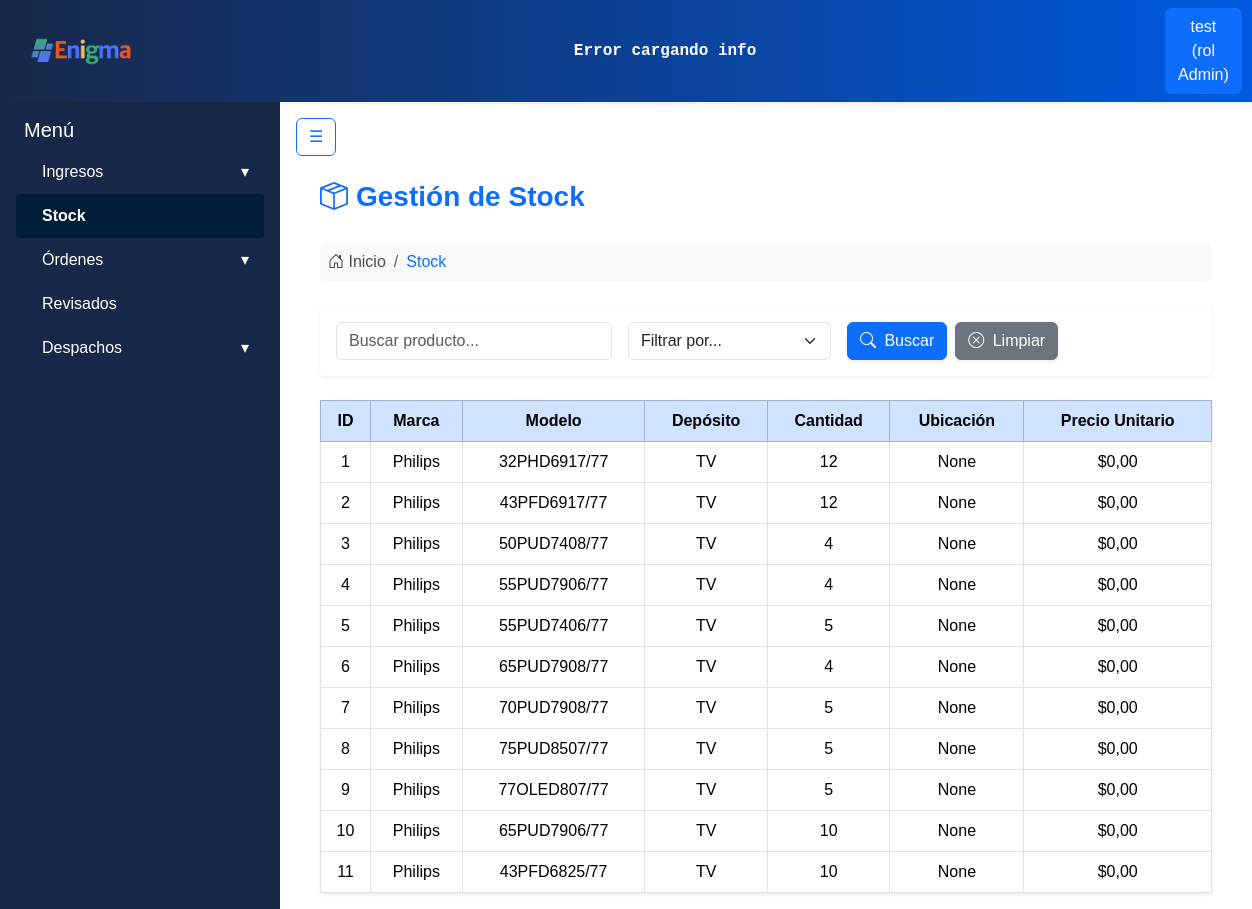
Page /stock/stock/ (signed in) on the earlier database version.
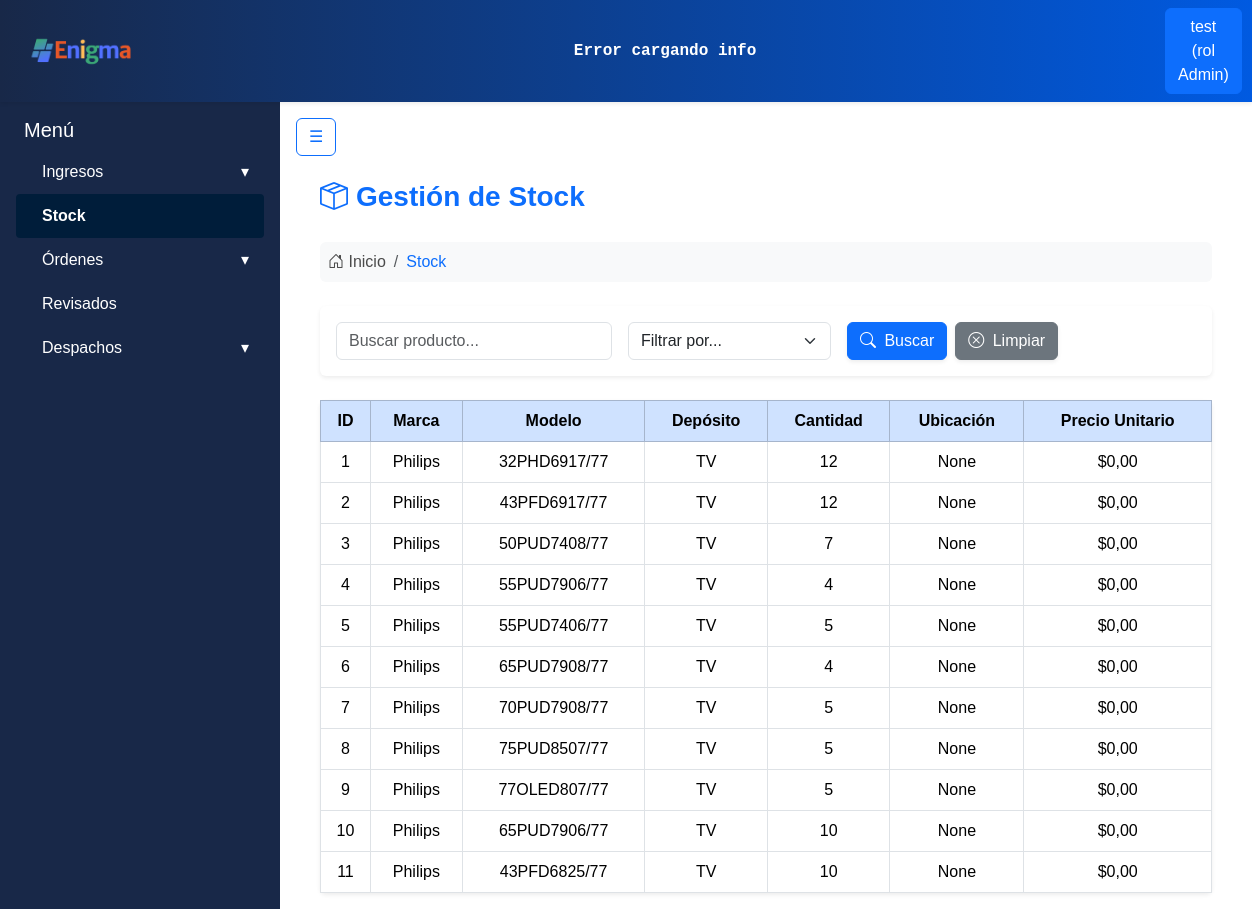
Same page on the later database version.
### apps/usuarios/models.py (models this page shows, shortened)
class Usuarios(AbstractBaseUser):
    username = models.CharField('Nombre de usuario', unique= True, max_length=60)
    email = models.EmailField('Correo electronico', max_length=254, unique= True)
    nombre = models.CharField(max_length=50)
    apellido = models.CharField(max_length=50)
    rol = models.ForeignKey(Roles, on_delete=models.CASCADE)
    activo = models.BooleanField(default=True)
    is_admin = models.BooleanField(default = False)
    is_superuser = models.BooleanField(default=False)
    is_staff = models.BooleanField(default=False)
    objects = UsuariosManager()
    USERNAME_FIELD = 'username'
    REQUIRED_FIELDS = ['nombre', 'apellido', 'email'] #campos necesarios para crear la cuenta por consola

class Roles(models.Model):
    id = models.AutoField(primary_key=True)
    nombre = models.CharField(max_length=50)
    def __str__(self):
        return self.nombre

### apps/stock/models.py (models this page shows, shortened)
class StockProductos(models.Model):
    id = models.AutoField(primary_key=True)
    producto_id = models.ForeignKey('ingresos.Productos', on_delete=models.CASCADE)
    deposito_id = models.ForeignKey('stock.Depositos', on_delete=models.CASCADE)
    cantidad_total = models.IntegerField()
    ubicacion = models.CharField(max_length=100, blank=True, null=True)
    precio_unitario = models.DecimalField(max_digits=10, decimal_places=2, default=0.00)

class Depositos(models.Model):
    id = models.AutoField(primary_key=True)
    nombre = models.CharField(max_length=50)

### apps/ingresos/models.py (models this page shows, shortened)
class Productos(models.Model):
    id = models.AutoField(primary_key=True)
    marca = models.CharField(max_length=30)
    modelo = models.CharField(max_length=50, unique=True)

### apps/stock/views.py (the view, shortened to what this page needs)
# urls.py: path('stock/', login_required(StockView.as_view()), name="stock"),
class StockView(LoginRequiredMixin, View):
    def get(self, request):
        productos = StockProductos.objects.select_related('producto_id', 'deposito_id').all()
        busqueda = request.GET.get('busqueda')
        filtro = request.GET.get('filtro')
        return render(request, 'stock.html', {
            'productos': productos,
            'show_navbar': True
        })

### apps/stock/templates/stock.html (shortened to what this page needs)
{% extends "base.html" %}
{% block content %}
<div class="container-fluid px-4 mt-3">
    <div class="d-flex align-items-center mb-4">
        <i class="bi bi-box-seam fs-3 text-primary me-2"></i>
        <h3 class="fw-bold text-primary m-0">Gestión de Stock</h3>
    </div>
    <nav aria-label="breadcrumb" class="mb-4">
        <ol class="breadcrumb bg-light rounded p-2">
            <li class="breadcrumb-item">
                <i class="bi bi-house-door"></i> Inicio
            </li>
            <li class="breadcrumb-item text-primary" aria-current="page">Stock</li>
        </ol>
    </nav>
    <div class="card shadow-sm border-0 mb-4">
        <div class="card-body">
            <form method="get" class="row g-3 align-items-center">
                <div class="col-md-4 col-sm-6">
                    <input type="text" name="busqueda" class="form-control"
                           placeholder="Buscar producto..." value="{{ request.GET.busqueda }}">
                </div>
                <div class="col-md-3 col-sm-6">
                    <select name="filtro" class="form-select">
                        <option value="">Filtrar por...</option>
                    </select>
                </div>
                <div class="col-md-5 col-sm-12 d-flex gap-2 justify-content-md-start justify-content-sm-center">
                    <button type="submit" class="btn btn-primary shadow-sm">
                        <i class="bi bi-search me-1"></i> Buscar
                    </button>
                    <a href="{% url 'stock' %}" class="btn btn-secondary shadow-sm">
                        <i class="bi bi-x-circle me-1"></i> Limpiar
                    </a>
                </div>
            </form>
        </div>
    </div>
    <div class="card shadow-sm border-0">
        <div class="card-body p-0">
            <table class="table table-bordered table-hover m-0 align-middle text-center">
                <thead class="table-primary">
                    <tr>
                        <th>ID</th>
                        <th>Marca</th>
                        <th>Modelo</th>
                        <th>Depósito</th>
                        <th>Cantidad</th>
                        <th>Ubicación</th>
                        <th>Precio Unitario</th>
                    </tr>
                </thead>
                <tbody>
                    {% for producto in productos %}
                    <tr>
                        <td>{{ producto.id }}</td>
                        <td>{{ producto.producto_id.marca }}</td>
                        <td>{{ producto.producto_id.modelo }}</td>
                        <td>{{ producto.deposito_id.nombre }}</td>
                        <td>{{ producto.cantidad_total }}</td>
                        <td>{{ producto.ubicacion }}</td>
                        <td>${{ producto.precio_unitario }}</td>
                    </tr>
                    {% empty %}
                    <tr>
                        <td colspan="7" class="text-muted py-4">No se encontraron productos.</td>
                    </tr>
                    {% endfor %}
                </tbody>
            </table>
        </div>
    </div>
</div>
{% endblock %}

### templates/base.html (shortened to what this page needs)
{% load static %}
<!DOCTYPE html>
<html lang="es">
<head>
    <link href="https://cdn.jsdelivr.net/npm/bootstrap@5.3.3/dist/css/bootstrap.min.css" rel="stylesheet">
    <link rel="stylesheet" href="https://cdn.jsdelivr.net/npm/bootstrap-icons@1.10.5/font/bootstrap-icons.css">
    <link rel="stylesheet" href="{% static 'css/style.css' %}">
    <link rel="stylesheet" href="{% static 'css/ordenes.css' %}">
</head>
<body class="d-flex flex-column min-vh-100">
    {% if not is_login_page %}
        {% include 'includes/header.html' %}
    {% endif %}
    <div class="d-flex flex-grow-1">
        {% if user.is_authenticated and not is_login_page %}
            {% include 'includes/navbar.html' %}
        {% endif %}
        <main class="flex-grow-1 p-3 overflow-auto">
            {% if user.is_authenticated and not is_login_page %}
                <button class="btn btn-outline-primary mb-1" onclick="toggleSidebar()">☰</button>
            {% endif %}
            {% block content %}{% endblock %}
        </main>
    </div>
</body>
</html>

### templates/includes/header.html (shortened to what this page needs)
{% load static %}
<nav class="navbar navbar-expand-lg shadow-sm navbar-gradient">
  <div class="container-fluid">
    <a class="navbar-brand d-flex align-items-center" href="{% url 'core:dashboard' %}">
      <div class="card-header p-0 bg-transparent border-0">
        <img class="logo_form" src="{% static 'img/enigmaLogoNuevo.png' %}" alt="Enigma Logo">
      </div>
    </a>
    <div class="mx-auto text-center d-none d-lg-block">
        <div class="ticker-container text-white py-1 px-2 rounded">
            <div class="ticker" id="ticker-api">
            </div>
        </div>
    </div>
    <div class="d-flex ms-auto">
      {% if user.is_authenticated %}
        <div class="dropdown">
          <a class="btn btn-primary" href="#" role="button" id="dropdownUser" data-bs-toggle="dropdown" aria-expanded="false">
            {{ user.username }} (rol {{ user.rol }})
          </a>
        </div>
      {% else %}
        <a href="{% url 'usuarios:register' %}" class="btn btn-outline-primary me-2">Registrarse</a>
        <a href="{% url 'usuarios:login' %}" class="btn btn-outline-success">Login</a>
      {% endif %}
    </div>
  </div>
</nav>

### templates/includes/navbar.html (shortened to what this page needs)
<div id="sidebar" class=" sidebar text-white p-3" style="width: 280px;">
  <h5>
    <a class="navbar-brand d-flex align-items-center" href="{% url 'core:dashboard' %}">
       Menú
    </a>
  </h5>
  <ul class="nav flex-column">
    <li class="nav-item">
      <a class="nav-link text-white d-flex justify-content-between align-items-center"
         data-bs-toggle="collapse"
         href="#submenuIngresos"
         role="button"
         aria-expanded="false"
         aria-controls="submenuIngresos">
         Ingresos
        <span class="ms-auto">&#9662;</span>
      </a>
    </li>
    <li class="nav-item">
      <a class="nav-link text-white {% if request.resolver_match.url_name == 'stock' %}active{% endif %}" href="{% url 'stock' %}">
         Stock
      </a>
    </li>
    <li class="nav-item">
      <a class="nav-link text-white d-flex justify-content-between align-items-center"
         data-bs-toggle="collapse"
         href="#submenuOrdenes"
         role="button"
         aria-expanded="false"
         aria-controls="submenuOrdenes">
         Órdenes
        <span class="ms-auto">&#9662;</span>
      </a>
    </li>
    <li class="nav-item">
      <a class="nav-link text-white {% if request.resolver_match.url_name == 'ordenes_revisadas' %}active{% endif %}" href="{% url 'despachos:ordenes_revisadas' %}">
         Revisados
      </a>
    </li>
    <li class="nav-item">
      <a class="nav-link text-white d-flex justify-content-between align-items-center"
         data-bs-toggle="collapse"
         href="#submenuDespachos"
         role="button"
         aria-expanded="false"
         aria-controls="submenuDespachos">
         Despachos
        <span class="ms-auto">&#9662;</span>
      </a>
    </li>
  </ul>
</div>

### static/css/style.css (style rules this page uses)
:root { --color-bg-navbar-solid:linear-gradient(90deg, #182848 0%, #005ae1 100%); }
.navbar-gradient { background: var(--color-bg-navbar-solid); }
.sidebar { background: #182848 100%; }
.logo_form { width: auto; height: 40px; margin-right: 10px; margin-left: 0.8rem; }
#sidebar { transition: all 0.3s; }
#sidebar { overflow: hidden; transition: all 0.3s ease; }
#sidebar .nav-link { transition: all 0.3s ease; padding: 10px 15px; border-left: 3px solid transparent; }
.active { background-color: #001d3a !important; font-weight: bold; border-radius: 0.25rem; }
body { font-family: Arial, sans-serif; color: #4b4b4b; }
.ticker-container { color: #E0F2FE; overflow: hidden; white-space: nowrap; position: relative; width: 1000px; font-weight: bold; font-family: monospace; border-radius: 0.25rem; }
.ticker { display: inline-block; white-space: nowrap; animation: scrollTicker 50s linear infinite; }

Differences in the rows shown:
changed StockProductos "50PUD7408/77": cantidad_total "4" → "7"
